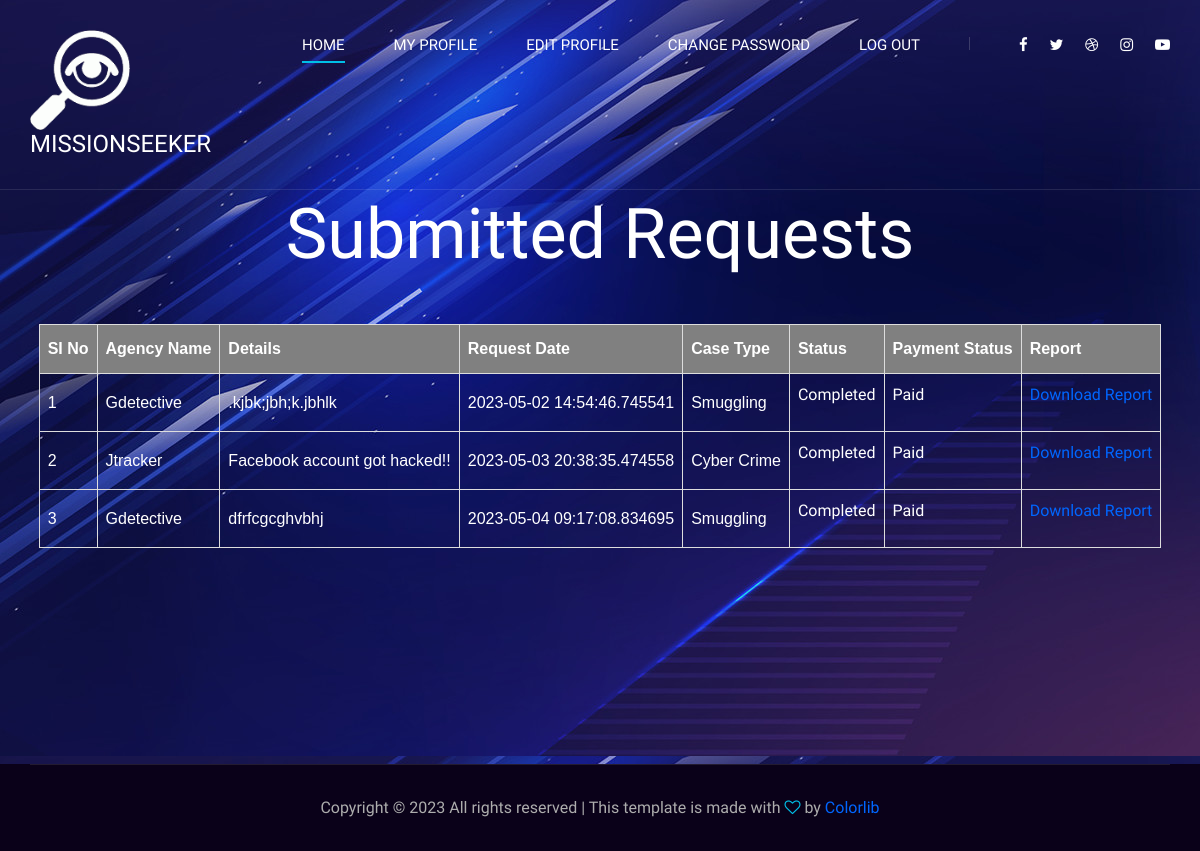
The page /User/viewreq/ (signed in) on the database its author committed.
### User/models.py (models this page shows)
class Req(models.Model):
     request_details=models.CharField(max_length=50)
     request_date=models.CharField(max_length=50)
     request_status=models.IntegerField(default=0)
     agency=models.ForeignKey("Guest.Agency",on_delete=models.CASCADE)
     casetype=models.ForeignKey(Casetype,on_delete=models.CASCADE)
     user=models.ForeignKey("Guest.User",on_delete=models.CASCADE)
     report=models.FileField(upload_to='AgencyDocs/',default=0)
     amount=models.CharField(max_length=50,default=0)
     payment_status=models.IntegerField(default=0)

### Guest/models.py (models this page shows)
class Agency(models.Model):
    agency_name=models.CharField(max_length=50)
    agency_address=models.CharField(max_length=200)
    agency_mail=models.CharField(max_length=100)
    agency_pass=models.CharField(max_length=50)
    agency_proof=models.FileField(upload_to='AgencyDocs/')
    agency_photo=models.FileField(upload_to='AgencyDocs/')
    agency_contact=models.CharField(max_length=50)
    place=models.ForeignKey(Place,on_delete=models.CASCADE)
    agency_vstatus=models.IntegerField(default=0)
    casetype=models.ForeignKey(Casetype,on_delete=models.CASCADE)
    agency_regdate=models.DateField(auto_now_add=True)
    key=models.BinaryField(max_length=1000,null=True)

### Admin/models.py (models this page shows)
class Casetype(models.Model):
    casetype_name=models.CharField(max_length=50)
    def __str__(self):
        return self.casetype_name

### User/views.py (the view)
# urls.py: path('viewreq/', views.ViewReq,name="viewreq"),
def ViewReq(request):
    if 'ugid' in request.session:
        dis=Req.objects.filter(user_id=request.session["ugid"])
        return render(request,"User/ViewRequest.html",{'data':dis})
    else:
        return redirect("webguest:login")

### User/Templates/User/ViewRequest.html (shortened to what this page needs)
{% extends 'User/Head.html' %}
{% load static %}
{% block content %}
<!DOCTYPE html>
<html lang="en">
<head>
</head>
<body class="img js-fullheight" style="background-image: url({% static 'Main/img/team-bg.jpg' %})">
    <br><br><br><br><br><br><br><br>
    <div id="tab">
        <h1 align="center" style="color: white;"> Submitted Requests</h1><br><br>
    <table border="1" align="center" cellpadding="10" style="border-collapse: collapse;">
        <tr>
            <th style="color: white;">SI No</th>
            <th style="color: white;">Agency Name</th>
            <th style="color: white;">Details</th>
            <th style="color: white;">Request Date</th>
            <th style="color: white;">Case Type</th>
            <th style="color: white;">Status</th>
            <th style="color: white;">Payment Status</th>
            <th style="color: white;">Report</th>
        </tr>
        {% for i in data %}
        <tr>
            <td style="color: white;">{{forloop.counter}}</td>
            <td style="color: white;">{{i.agency.agency_name}}</td>
            <td style="color: white;">{{i.request_details}}</td>
            <td style="color: white;">{{i.request_date}}</td>
            <td style="color: white;">{{i.casetype}}</td>
            <td>
                {% if i.request_status == 1 %}
                    {% if i.payment_status != 2 %}
                        <p>Request Accepted</p>
                        <p><a href="{% url 'webuser:keyverification' i.id %}">Chat Now</a></p>
                        {% if i.report != "0" %}
                            {% if i.payment_status != 2 %}
                                {% if i.amount != "0" %}
                                    <p>Report generated!!!<br> <a href="{% url 'webuser:confirmpayment' i.id %}">Pay</a> before to download it</p>
                                {% endif %}
                            {% endif %}
                        {% endif %}
                    {% else %}
                    <p style="color: white;">Completed</p>
                    {% endif %}
                {% elif i.request_status == 2 %}
                    <p>Rejected</p>
                {% else %}
                    <p>Pending...</p>
                {% endif %}
            </td>
            <td style="color: white;">
                {% if i.request_status == 1 %}
                    {% if i.payment_status == 2 %}
                    <p style="color: white;">Paid</p>
                    {% else %}
                    <p style="color: white;">Not Paid</p>
                    {% endif %}
                    {% endif %}
            </td>
            <td style="color: white;">
                {%if  i.payment_status == 2 %}
                    <p><a href="{{i.report.url}}" Download="">Download Report</a></p>
                {% endif %}
            </td>
        </tr>
        {% endfor %}
        </table>
</body>
</html>
<br><br><br><br><br><br><br><br><br>
{% endblock content %}

### Guest/static/Main/css/style.css (style rules this page uses)
html, body { height: 100%; font-family: "Josefin Sans", sans-serif; -webkit-font-smoothing: antialiased; }
h1, h2, h3, h4, h5, h6 { margin: 0; color: #111111; font-weight: 400; font-family: "Play", sans-serif; }
h1 { font-size: 70px; }
p { font-size: 16px; font-family: "Josefin Sans", sans-serif; color: #adadad; font-weight: 400; line-height: 26px; margin: 0 0 15px 0; }

### Guest/static/form.css (style rules this page uses)
#tab { font-family: "Trebuchet MS", Arial, Helvetica, sans-serif; border-collapse: collapse; width: 100%; }
#tab td, #tab th { border: 1px solid #ddd; padding: 8px; color: black; }
#tab a { color:#06F; }
#tab th { padding-top: 12px; padding-bottom: 12px; text-align: left; background-color: gray; color: white; }

### rows shown on the page
Req: agency.agency_name "Gdetective", request_details ".kjbk;jbh;k.jbhlk", request_date "2023-05-02 14:54:46.745541", casetype "Smuggling", request_status "Completed"
Req: agency.agency_name "Jtracker", request_details "Facebook account got hacked!!", request_date "2023-05-03 20:38:35.474558", casetype "Cyber Crime", request_status "Completed"
Req: agency.agency_name "Gdetective", request_details "dfrfcgcghvbhj", request_date "2023-05-04 09:17:08.834695", casetype "Smuggling", request_status "Completed"
